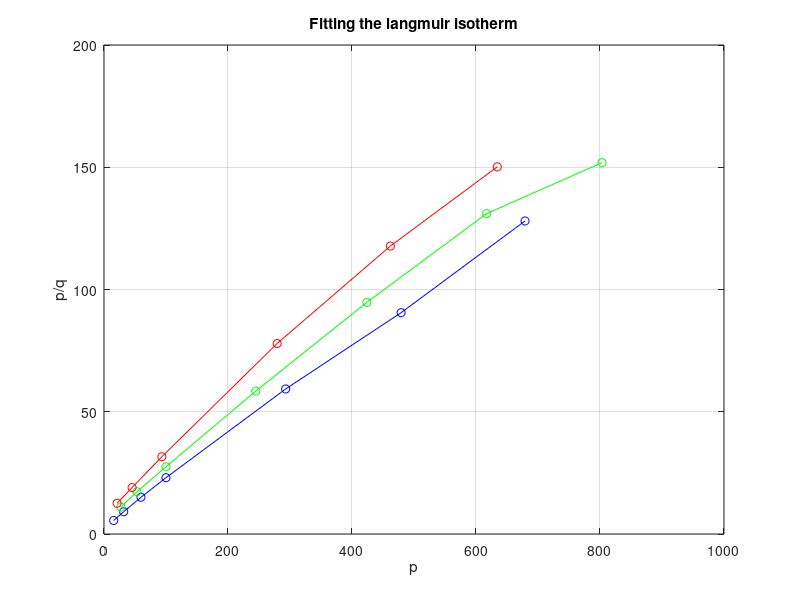
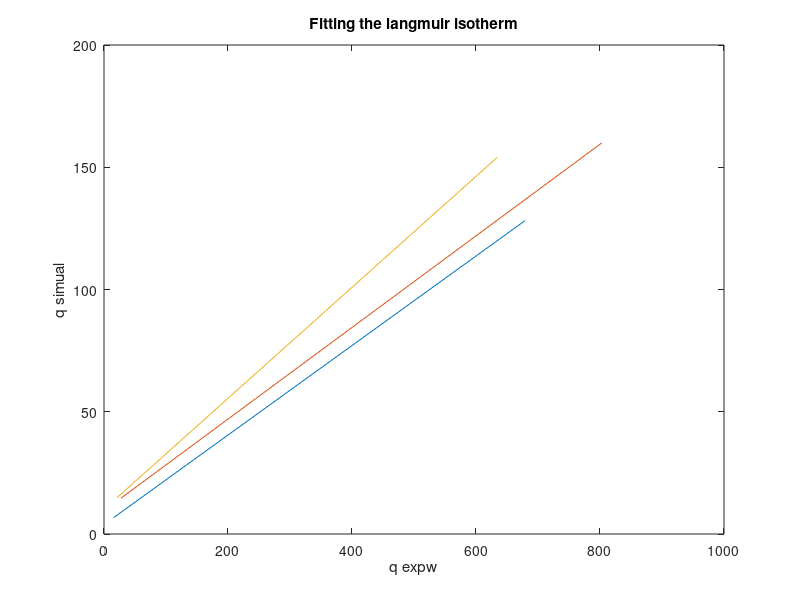

These charts were generated, in order, by the following MATLAB code:
%Determination of heat of adsorption from Clausius-Clayperon equation:
% delta_H_iso = -R*((T)^2)*d(lnp)/dT = -R*d(lnp)/d(1/T)
%Fitting of Langmuir isotherm and determination of heat of adsorption

%At T = 310.9K
p1 = [15.6 31.74 59.6 99.97 293 479.2 679.1]; %kPa
q1 = [2.819 3.48 3.97 4.342 4.94 5.294 5.304]; %mmol/g
y1 = p1./q1;
x1 = p1;
lnp1 =log(p1);

%At T = 338.7K
p2 = [27.2 53.2 99.97 244.8 424 617.1 803.2]; %kPa
q2 = [2.469 3.078 3.635 4.188 4.475 4.71 5.289]; %mmol/g
y2 = p2./q2;
x2 = p2;
lnp2 =log(p2);
%At T = 366.5K
p3 = [21.07 45.33 93.34 279.2 461.9 634.3]; %kPa
q3 = [1.677 2.386 2.954 3.584 3.922 4.224]; %mmol/g
y3 = p3./q3;
x3 = p3;
lnp3 =log(p3);

%plotiing p/q vs q
figure(1)
f1 = plot(x1, y1, 'bo-'); grid on; hold on;
f2 = plot(x2, y2, 'go-'); grid on; hold on;
f3 = plot(x3, y3, 'ro-'); grid on; hold on;
xlabel('p');
ylabel('p/q');
title('Fitting the langmuir isotherm');

figure(2)
pp1=polyfit(p1,p1./q1,1); %x,y
y1 = polyval(pp1,x1);
plot(x1,y1)
hold on
pp2=polyfit(p2,p2./q2,1); %x,y
y2 = polyval(pp2,x2);
plot(x2,y2)
hold on
pp3=polyfit(p3,p3./q3,1); %x,y
y3 = polyval(pp3,x3);
plot(x3,y3)
xlabel('q expw');
ylabel('q simual');
title('Fitting the langmuir isotherm');
hold off
display(pp1(1));
display(pp2(1));
